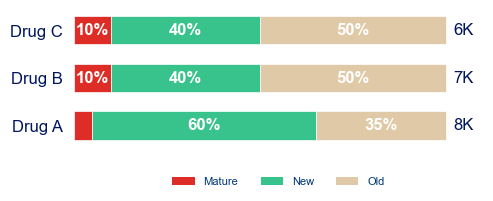

This figure's Python source:
# %% bar_stackedh_xstr_ynum_k

## Dependencies
import pandas as pd
from analytics_tasks.automate_office.build_batch import (
    transform_data,
)
from analytics_tasks.automate_office.build_explore import (
    transform_data_explore,
)
from analytics_tasks_utils.os_functions import open_file_folder


## bar_stackedh_xstr_ynum_k
def bar_stackedh_xstr_ynum_k(
    df,
    chartTitle="bar_stackedh_xstr_ynum_k",
    studyPeriod=12,  # Keep original for context
    special_series_name=None,
    special_series_label_font_size=10,
    chart_out=None,
    chart_width=2.5,
    chart_height=1.3,
    chart_title_font_size=10,
    chart_title_color="black",
    series_label_font_size=9,
    series_label_color="white",
    xtick_label_font_size=9,
    xtick_label_color="black",
    k_value_font_size=9,
    k_value_color="#01387B",
    legend_font_size=8,
):
    import matplotlib.pyplot as plt

    # Set up the figure and axis
    fig, ax = plt.subplots(figsize=(chart_width, chart_height))

    df["value"] = round(df["value"], 1)

    # Group by x (drug) to create stacked bars
    drugs = df["x"].unique()

    # Sort drugs by total value (optional, for consistent ordering)
    drug_totals = df.groupby("x")["value"].sum().sort_values(ascending=True)
    drugs = drug_totals.index.tolist()

    y_positions = range(len(drugs))

    for i, drug in enumerate(drugs):
        drug_data = df[df["x"] == drug].sort_values(
            "y"
        )  # Sort by category for consistent stacking

        left_pos = 0  # Starting position for stacking

        for _, row in drug_data.iterrows():
            # Create stacked bar segment
            bar = ax.barh(
                i,
                row["value"],
                left=left_pos,
                height=0.6,
                color=row["color_hex"],
                edgecolor="white",
                linewidth=0.5,
            )

            # Add percentage label on each segment if it's large enough
            segment_center = left_pos + row["value"] / 2
            if row["value"] >= 8:  # Only show label if segment is wide enough
                if drug == special_series_name:
                    ax.text(
                        segment_center,
                        i,
                        f"{row['value']}%",
                        ha="center",
                        va="center",
                        color=series_label_color,
                        fontweight="bold",
                        fontsize=special_series_label_font_size,
                    )
                else:
                    ax.text(
                        segment_center,
                        i,
                        f"{row['value']}%",
                        ha="center",
                        va="center",
                        color=series_label_color,
                        fontweight="bold",
                        fontsize=series_label_font_size,
                    )

            left_pos += row["value"]  # Move to next position

        # Add K values to the right of the complete bar
        # Get the largest z value for this drug to display
        max_z_row = drug_data.loc[drug_data["z"].idxmax()]
        formatted_z = f"{max_z_row['z'] / 1000:.0f}K"
        if formatted_z.endswith(".0K"):
            formatted_z = formatted_z.replace(".0K", "K")

        if drug == special_series_name:
            ax.text(
                102,  # Position just to the right of 100%
                i,
                formatted_z,
                ha="left",
                va="center",
                color=k_value_color,
                fontweight="bold",
                fontsize=special_series_label_font_size,
            )
        else:
            ax.text(
                102,  # Position just to the right of 100%
                i,
                formatted_z,
                ha="left",
                va="center",
                color=k_value_color,
                fontsize=k_value_font_size,
            )

    # Title
    ax.set_title("")
    if chartTitle == "":
        print("NOTE: No title.")
    else:
        chartTitle = f"{chartTitle}: Percentage Distribution"
        ax.text(
            -0.19,
            1.15,
            chartTitle,
            fontsize=chart_title_font_size,
            color=chart_title_color,
            transform=ax.transAxes,
        )

    # Set y-axis
    ax.set_yticks(y_positions)
    ax.set_yticklabels(drugs, fontsize=xtick_label_font_size, color=xtick_label_color)

    # Customize special series labels
    for label in ax.get_yticklabels():
        if label.get_text() == special_series_name:
            label.set_fontweight("bold")
            label.set_fontsize(special_series_label_font_size)

    # Set x-axis limits to 0-100% plus some space for K values
    ax.set_xlim(0, 110)

    # Remove spines and ticks
    ax.set_xticks([])
    ax.xaxis.set_ticks_position("none")
    ax.yaxis.set_ticks_position("none")
    ax.spines["bottom"].set_visible(False)
    ax.spines["left"].set_visible(False)
    ax.spines["top"].set_visible(False)
    ax.spines["right"].set_visible(False)
    ax.grid(False)

    # Create legend for y values (categories)
    y_color_map = {}
    for _, row in df.iterrows():
        if row["y"] not in y_color_map:
            y_color_map[row["y"]] = row["color_hex"]

    # Sort legend items for consistent order
    sorted_categories = sorted(y_color_map.keys())
    legend_handles = []
    legend_labels = []
    for y_val in sorted_categories:
        legend_handles.append(plt.Rectangle((0, 0), 1, 1, fc=y_color_map[y_val]))
        legend_labels.append(y_val)

    ax.legend(
        legend_handles,
        legend_labels,
        loc="upper center",
        bbox_to_anchor=(0.5, -0.15),
        ncol=len(legend_labels),
        fontsize=legend_font_size,
        frameon=False,
    )

    # Adjust layout
    plt.tight_layout()
    plt.subplots_adjust(bottom=0.25)

    if chart_out:
        plt.savefig(chart_out, bbox_inches="tight")

    plt.close()


## Run
if __name__ == "__main__":
    # Data
    df = pd.read_csv(_vl / "compare/bar_stackedh_xstr_ynum_k.csv")

    # Colors
    _colors_file = _vl / "____settings/colors.xlsm"

    # Transpose
    df = transform_data(df, x=["drug"], y=["category"], value=["proportion"], z=["pc"])

    # Add colors
    df = transform_data_explore(df, _colors_file)

    chart_out = _vl / "compare/bar_stackedh_xstr_ynum_k.png"

    bar_stackedh_xstr_ynum_k(
        df,
        chart_out=chart_out,
        chartTitle="",
        chart_title_font_size=16,
        chart_title_color="#00165E",
        studyPeriod=12,
        special_series_name="",
        special_series_label_font_size=11,
        chart_width=5,
        chart_height=2,
        series_label_font_size=12,
        xtick_label_color="#00165E",
        xtick_label_font_size=12,
        k_value_font_size=12,
        k_value_color="#00165E",
    )

    open_file_folder(chart_out)


## Self
"""
exec(open(_vl / 'compare/bar_stackedh_xstr_ynum_k.py', encoding='utf-8').read())
"""
